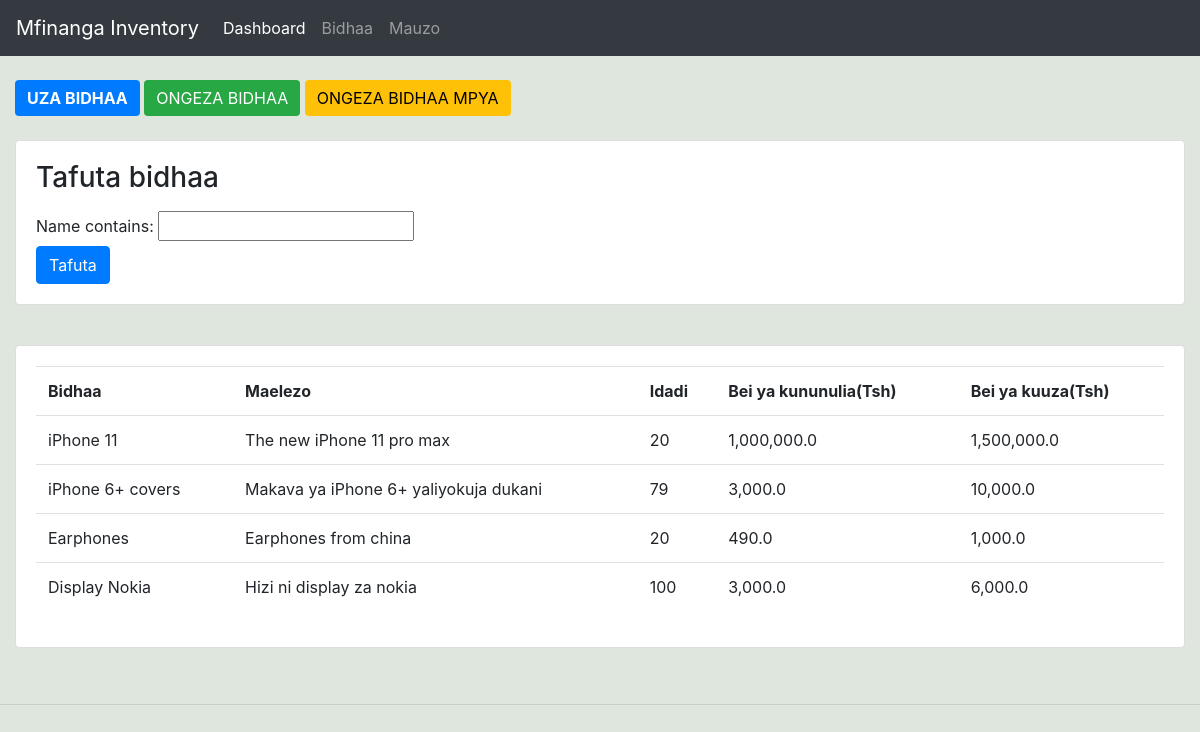
Before: /products/ with the older database file.
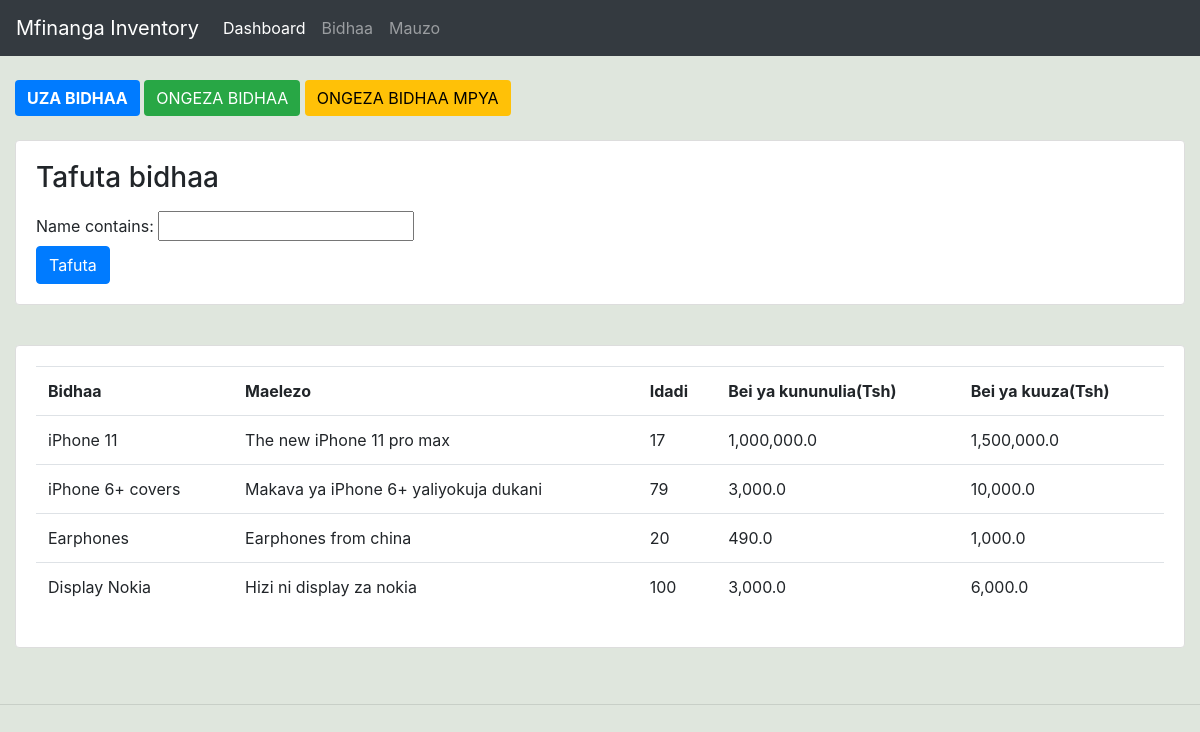
After: the same page with the newer database file.
### accounts/models.py (models this page shows, shortened)
class Product(models.Model):
    name = models.CharField(max_length=200, null=True)
    description = models.TextField(max_length=200, null=True, blank=True)
    cost_price = models.FloatField(null=True)
    selling_price = models.FloatField(null=True)
    quantity = models.PositiveIntegerField(null=True)
    date_created = models.DateTimeField(auto_now_add=True, null=True)

### accounts/views.py (the view)
# urls.py: path('products/', views.products,name="products"),
def products(response):
    products = Product.objects.all()
    myFilter = ProductFilter(response.GET, queryset=products)
    products = myFilter.qs
    context = {"products":products,"myFilter":myFilter}
    return render(response, 'accounts/products.html',context)

### accounts/templates/accounts/products.html
{% extends 'accounts/main.html' %}
{% load humanize %}
{% block content %}
    <br>
    <div class="row">
        <div class="col-md">
            <a href="{% url 'create_sale' %}" class="btn" style="background-color: #007BFF; color: white; border: none;"><b>UZA BIDHAA</b></a>
            <a href="{% url 'add_existing_product' %}" class="btn" style="background-color: #28A745; color: white; border: none;">ONGEZA BIDHAA</a>
            <a href="{% url 'create_product' %}" class="btn" style="background-color: #FFC107; color: black; border: none;">ONGEZA BIDHAA MPYA</a>
            <br>
            <br>
            <div class="row">
                <div class="col">
                    <div class="card card-body">
                        <h3>Tafuta bidhaa</h3>
                        <form method="GET">
                            {{ myFilter.form }}
                            <button class="btn btn-primary">Tafuta</button>
                        </form>
                    </div>
                </div>
            </div>
            <br>
            <div class="card card-body">
                <table class="table">
                    <tr>
                        <th>Bidhaa</th>
                        <th>Maelezo</th>
                        <th>Idadi</th>
                        <th>Bei ya kununulia(Tsh)</th>
                        <th>Bei ya kuuza(Tsh)</th>
                    </tr>
                    {% for i in products %}
                    <tr>
                        <td>{{i.name}}</td>
                        <td>{{i.description}}</td>
                        <td>{{i.quantity|intcomma}}</td>
                        <td>{{i.cost_price|intcomma}}</td>
                        <td>{{i.selling_price|intcomma}}</td>
                    </tr>
                    {% endfor %}
                </table>
            </div>
            <br>
        </div>
    </div>
{% endblock %}

Changed rows visible on the page:
changed Product "iPhone 11": quantity "20" → "17"
